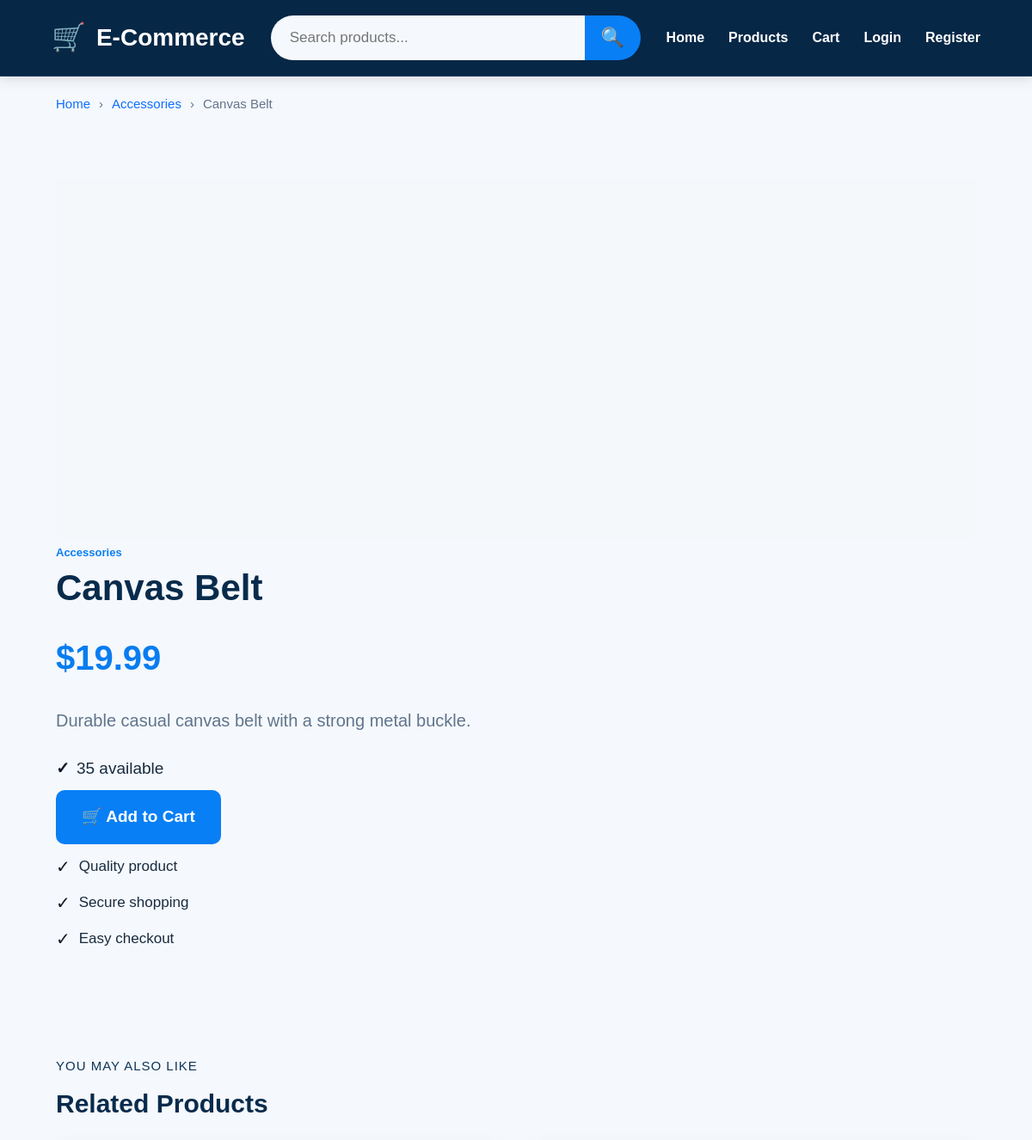
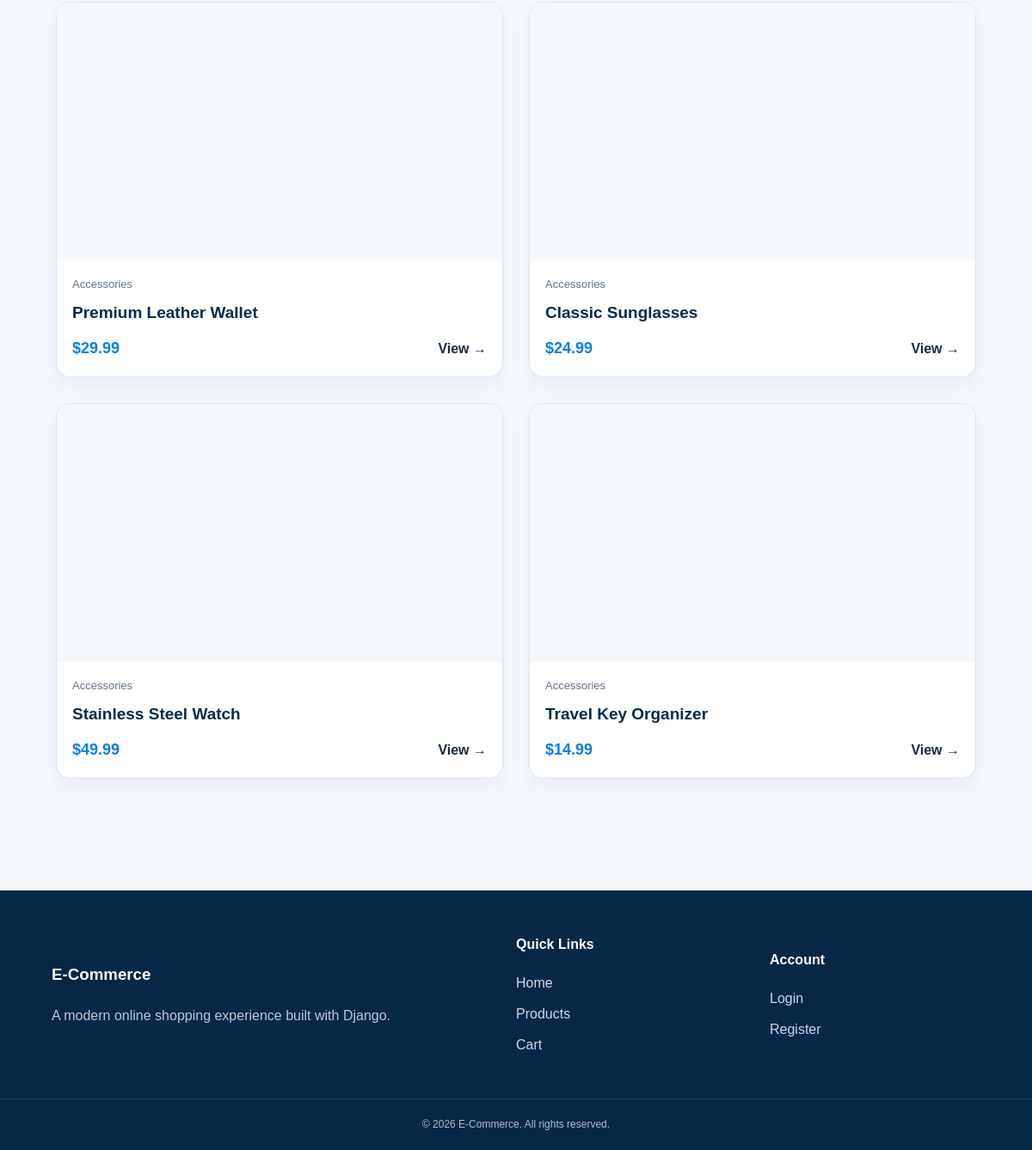
The page /products/19/ on the database its author committed (2 pictures, top to bottom).
### store/models.py (models this page shows, shortened)
class Product(models.Model):
    name = models.CharField(
        max_length=200
    )
    description = models.TextField()
    price = models.DecimalField(
        max_digits=10,
        decimal_places=2
    )
    stock = models.PositiveIntegerField(
        default=0
    )
    image = CloudinaryField(
        "image",
        blank=True,
        null=True
    )
    category = models.ForeignKey(
        Category,
        on_delete=models.SET_NULL,
        null=True,
        blank=True,
        related_name="products"
    )
    created_at = models.DateTimeField(
        auto_now_add=True
    )

class Category(models.Model):
    name = models.CharField(
        max_length=100
    )
    description = models.TextField(
        blank=True
    )

### store/views.py (the view)
def product_detail(request, pk):
    product = get_object_or_404(Product, pk=pk)
    related_products = Product.objects.filter(
        category=product.category
    ).exclude(
        id=product.id
    )[:4]
    _, _, cart_count = get_cart_items(request)
    return render(
        request,
        "product_detail.html",
        {
            "product": product,
            "related_products": related_products,
            "cart_count": cart_count,
        },
    )

### store/views.py (called while the page is built, shortened)
def get_cart(request):
    return request.session.get("cart", {})

def get_cart_items(request):
    cart = get_cart(request)
    items = []
    total = Decimal("0.00")
    cart_count = 0
    return items, total, cart_count

### store/templates/product_detail.html (shortened to what this page needs)
{% extends "base.html" %}
{% block content %}
<div class="product-detail-page">
    <div class="breadcrumb">
        <a href="{% url 'home' %}">Home</a>
        <span>›</span>
        {% if product.category %}
            <a href="{% url 'category_products' product.category.id %}">
                {{ product.category.name }}
            </a>
            <span>›</span>
        {% endif %}
        <span>{{ product.name }}</span>
    </div>
    <section class="product-detail">
        <div class="product-detail-image">
        </div>
        <div class="product-detail-info">
            {% if product.category %}
                <a
                    href="{% url 'category_products' product.category.id %}"
                    class="product-category"
                >
                    {{ product.category.name }}
                </a>
            {% endif %}
            <h1>{{ product.name }}</h1>
            <div class="product-detail-price">
                ${{ product.price }}
            </div>
            <p class="product-detail-description">
                {{ product.description }}
            </p>
            <div class="stock-status">
                {% if product.stock > 0 %}
                    <span class="stock-check">✓</span>
                    <span>{{ product.stock }} available</span>
                {% else %}
                    <span class="out-stock">✕</span>
                    <span>Out of stock</span>
                {% endif %}
            </div>
            {% if product.stock > 0 %}
                <a
                    href="{% url 'add_to_cart' product.id %}"
                    class="add-cart-detail"
                >
                    🛒 Add to Cart
                </a>
            {% endif %}
            <div class="product-benefits">
                <div>
                    <span>✓</span>
                    <p>Quality product</p>
                </div>
                <div>
                    <span>✓</span>
                    <p>Secure shopping</p>
                </div>
                <div>
                    <span>✓</span>
                    <p>Easy checkout</p>
                </div>
            </div>
        </div>
    </section>
    {% if related_products %}
    <section class="related-section">
        <p class="related-label">
            YOU MAY ALSO LIKE
        </p>
        <h2>
            Related Products
        </h2>
        <div class="related-grid">
            {% for related in related_products %}
            <article class="related-card">
                <a href="{% url 'product_detail' related.id %}">
                    <div class="related-image">
                    </div>
                </a>
                <div class="related-content">
                    {% if related.category %}
                        <div class="related-category">
                            {{ related.category.name }}
                        </div>
                    {% endif %}
                    <h3>
                        {{ related.name }}
                    </h3>
                    <div class="related-bottom">
                        <strong>
                            ${{ related.price }}
                        </strong>
                        <a href="{% url 'product_detail' related.id %}">
                            View →
                        </a>
                    </div>
                </div>
            </article>
            {% endfor %}
        </div>
    </section>
    {% endif %}
</div>
{% endblock %}

### rows shown on the page
Product: category.name "Accessories", name "Canvas Belt", price "19.99", description "Durable casual canvas belt with a strong metal buckle.", stock "35"
Product: category.name "Accessories", name "Premium Leather Wallet", price "29.99"
Product: category.name "Accessories", name "Classic Sunglasses", price "24.99"
Product: category.name "Accessories", name "Stainless Steel Watch", price "49.99"
Product: category.name "Accessories", name "Travel Key Organizer", price "14.99"
